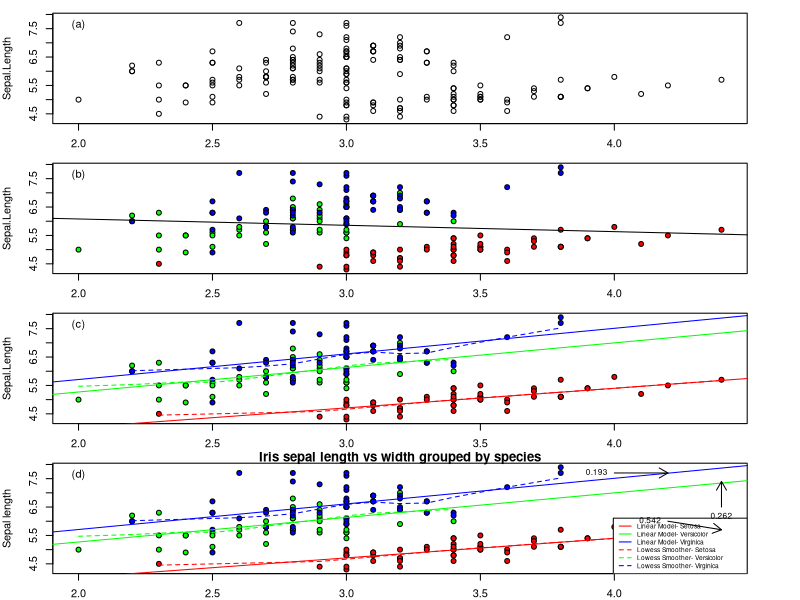
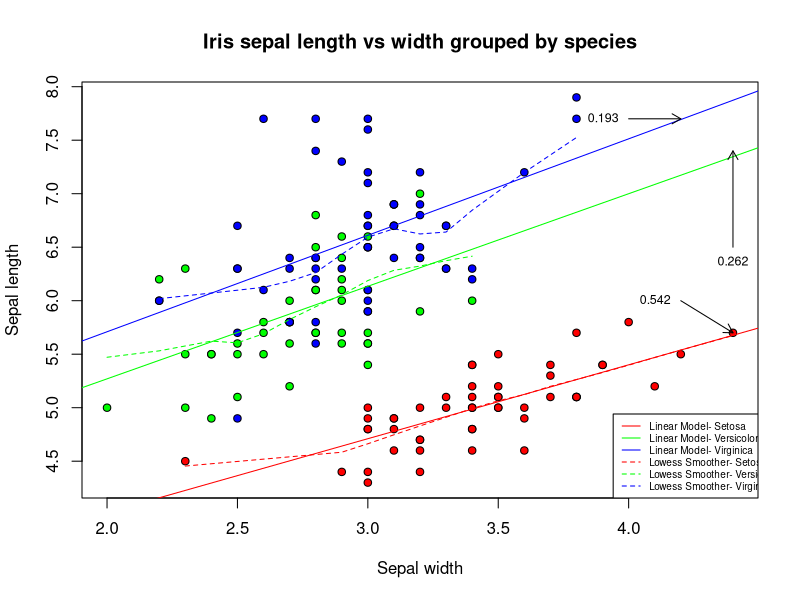

These charts were generated, in order, by the following R code:
# Homework Assignment 4b, Data Analysis and Visualization in R, spring 2022

# PNG File 1.
# Make a figure for a report or a powerpoint presentation that includes the four plots
# that you made in 4a stacked vertically, and save the results to a PNG file.
# Make the height and weight of the figure, which has 4 plots, so that it looks good on
# a page of a report. The size should be approximately the size of a page, and the
# resolution should be at least 300dpi.
# Play with the height/width, and pointsize to get the figure and text to look ok.
# Near the top left of each panel, use the text() function to put "(a)" on the first
# plot, "(b)" on the second plot, etc... to the fourth plot.

data(iris)                 # load data
png("myfigure1.png", width=8.5, height=11, units="in", res=300, pointsize=14) 
par(mfcol=c(4,1), mar = c(2, 4, 1, 4))          # 4 row, 1 column to stack them vertically

# version 1
plot(Sepal.Length~Sepal.Width, data=iris)
text(2.0,8.0,"(a)",pos=1, cex=1)

# version 2
plot(Sepal.Length~Sepal.Width, data=iris, pch=21, bg=c("red","green","blue")[as.integer(Species)])   # choose symbol 21- filled circle (default is 1- empty circle)
lm_iris <- lm(Sepal.Length~Sepal.Width, data=iris)
abline(lm_iris, col="black")
text(2.0,8.0,"(b)",pos=1, cex=1)

# version 3
plot(Sepal.Length~Sepal.Width, data=iris, pch=21, bg=c("red","green","blue")[as.integer(Species)])
lm_iris_setosa <- lm(Sepal.Length~Sepal.Width, data=iris[which(iris$Species=="setosa"),])
lm_iris_versicolor <- lm(Sepal.Length~Sepal.Width, data=iris[which(iris$Species=="versicolor"),])
lm_iris_virginica <- lm(Sepal.Length~Sepal.Width, data=iris[which(iris$Species=="virginica"),])
abline(lm_iris_setosa$coefficients, col="red")             # linear model for setosa (solid red line)
abline(lm_iris_versicolor$coefficients, col="green")       # linear model for versicolor (solid green line)
abline(lm_iris_virginica$coefficients, col="blue")         # linear model for virginica (solid blue line)
lines(lowess(iris$Sepal.Length[iris$Species=="setosa"]~iris$Sepal.Width[iris$Species=="setosa"]), col="red", lty=2)              # lowess smoother for setosa (dashed red line)
lines(lowess(iris$Sepal.Length[iris$Species=="versicolor"]~iris$Sepal.Width[iris$Species=="versicolor"]), col="green", lty=2)    # lowess smoother for versicolor (dashed green line)
lines(lowess(iris$Sepal.Length[iris$Species=="virginica"]~iris$Sepal.Width[iris$Species=="virginica"]), col="blue", lty=2)       # lowess smoother for virginica (dashed blue line)
text(2.0,8.0,"(c)",pos=1, cex=1)

# version 4
plot(Sepal.Length~Sepal.Width, data=iris, pch=21, bg=c("red","green","blue")[as.integer(Species)], 
     xlab="Sepal width", ylab="Sepal length", main="Iris sepal length vs width grouped by species")
abline(lm_iris_setosa$coefficients, col="red")             # linear model for setosa (solid red line)
abline(lm_iris_versicolor$coefficients, col="green")       # linear model for versicolor (solid green line)
abline(lm_iris_virginica$coefficients, col="blue")         # linear model for virginica (solid blue line)
lines(lowess(iris$Sepal.Length[iris$Species=="setosa"]~iris$Sepal.Width[iris$Species=="setosa"]), col="red", lty=2)              # lowess smoother for setosa (dashed red line)
lines(lowess(iris$Sepal.Length[iris$Species=="versicolor"]~iris$Sepal.Width[iris$Species=="versicolor"]), col="green", lty=2)    # lowess smoother for versicolor (dashed green line)
lines(lowess(iris$Sepal.Length[iris$Species=="virginica"]~iris$Sepal.Width[iris$Species=="virginica"]), col="blue", lty=2)       # lowess smoother for virginica (dashed blue line)
legend(x="bottomright", legend=c("Linear Model- Setosa", "Linear Model- Versicolor", "Linear Model- Virginica", "Lowess Smoother- Setosa", "Lowess Smoother- Versicolor", "Lowess Smoother- Virginica"), 
       col=c("red","green","blue"), lty=c(1,1,1,2,2,2), cex=0.6, text.width=0.4)  # make a plot legend
lm_sum_setosa <- summary(lm_iris_setosa)              # save summary of linear model
lm_sum_versicolor <- summary(lm_iris_versicolor)
lm_sum_virginica <- summary(lm_iris_virginica)
adr2_setosa <- lm_sum_setosa$adj.r.squared            # save the adjusted R2 value
adr2_versicolor <- lm_sum_versicolor$adj.r.squared
adr2_virginica <- lm_sum_virginica$adj.r.squared
arrows(x0=4.2, y0=6.0, x1=4.4, y1=5.7,length=0.1)
text(4.2,6.0,round(adr2_setosa,3),pos=2, cex=0.75)          # setosa linear model- adjusted R2 value = 0.542
arrows(x0=4.4, y0=6.5, x1=4.4, y1=7.4,length=0.1)
text(4.4,6.5,round(adr2_versicolor,3),pos=1, cex=0.75)      # versicolor linear model- adjusted R2 value = 0.262
arrows(x0=4.0, y0=7.7, x1=4.2, y1=7.7,length=0.1)
text(4.0,7.7,round(adr2_virginica,3),pos=2, cex=0.75)       # virginica linear model- adjusted R2 value = 0.193
text(2.0,8.0,"(d)",pos=1, cex=1)
dev.off()   # return to console
par(mfrow=c(1,1))  # return to default

# PNG File 2.
# Make a fifure for a powerpoint presentation that includes only the fourth (best)
# plot, and save the results to a PNG file.
# Make the height and width of the figure, which has only 1 plot, so that it looks good
# on a slide presentation.

png("myfigure2.png", width=12, height=6, units="in", res=300, pointsize=14)

plot(Sepal.Length~Sepal.Width, data=iris, pch=21, bg=c("red","green","blue")[as.integer(Species)], 
     xlab="Sepal width", ylab="Sepal length", main="Iris sepal length vs width grouped by species")
abline(lm_iris_setosa$coefficients, col="red")             # linear model for setosa (solid red line)
abline(lm_iris_versicolor$coefficients, col="green")       # linear model for versicolor (solid green line)
abline(lm_iris_virginica$coefficients, col="blue")         # linear model for virginica (solid blue line)
lines(lowess(iris$Sepal.Length[iris$Species=="setosa"]~iris$Sepal.Width[iris$Species=="setosa"]), col="red", lty=2)              # lowess smoother for setosa (dashed red line)
lines(lowess(iris$Sepal.Length[iris$Species=="versicolor"]~iris$Sepal.Width[iris$Species=="versicolor"]), col="green", lty=2)    # lowess smoother for versicolor (dashed green line)
lines(lowess(iris$Sepal.Length[iris$Species=="virginica"]~iris$Sepal.Width[iris$Species=="virginica"]), col="blue", lty=2)       # lowess smoother for virginica (dashed blue line)
legend(x="bottomright", legend=c("Linear Model- Setosa", "Linear Model- Versicolor", "Linear Model- Virginica", "Lowess Smoother- Setosa", "Lowess Smoother- Versicolor", "Lowess Smoother- Virginica"), 
       col=c("red","green","blue"), lty=c(1,1,1,2,2,2), cex=0.6, text.width=0.4)  # make a plot legend
lm_sum_setosa <- summary(lm_iris_setosa)              # save summary of linear model
lm_sum_versicolor <- summary(lm_iris_versicolor)
lm_sum_virginica <- summary(lm_iris_virginica)
adr2_setosa <- lm_sum_setosa$adj.r.squared            # save the adjusted R2 value
adr2_versicolor <- lm_sum_versicolor$adj.r.squared
adr2_virginica <- lm_sum_virginica$adj.r.squared
arrows(x0=4.2, y0=6.0, x1=4.4, y1=5.7,length=0.1)
text(4.2,6.0,round(adr2_setosa,3),pos=2, cex=0.75)          # setosa linear model- adjusted R2 value = 0.542
arrows(x0=4.4, y0=6.5, x1=4.4, y1=7.4,length=0.1)
text(4.4,6.5,round(adr2_versicolor,3),pos=1, cex=0.75)      # versicolor linear model- adjusted R2 value = 0.262
arrows(x0=4.0, y0=7.7, x1=4.2, y1=7.7,length=0.1)
text(4.0,7.7,round(adr2_virginica,3),pos=2, cex=0.75)       # virginica linear model- adjusted R2 value = 0.193
dev.off()   # return to console
par(mfrow=c(1,1))  # return to default